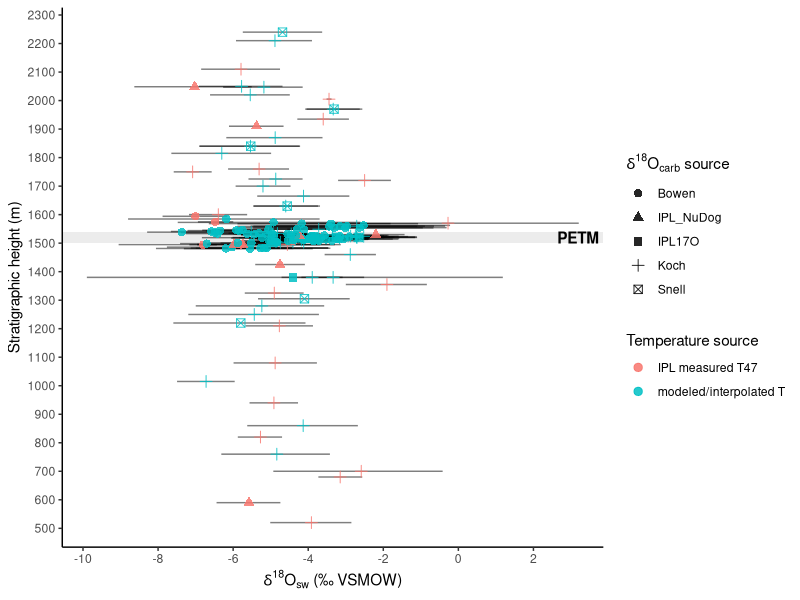
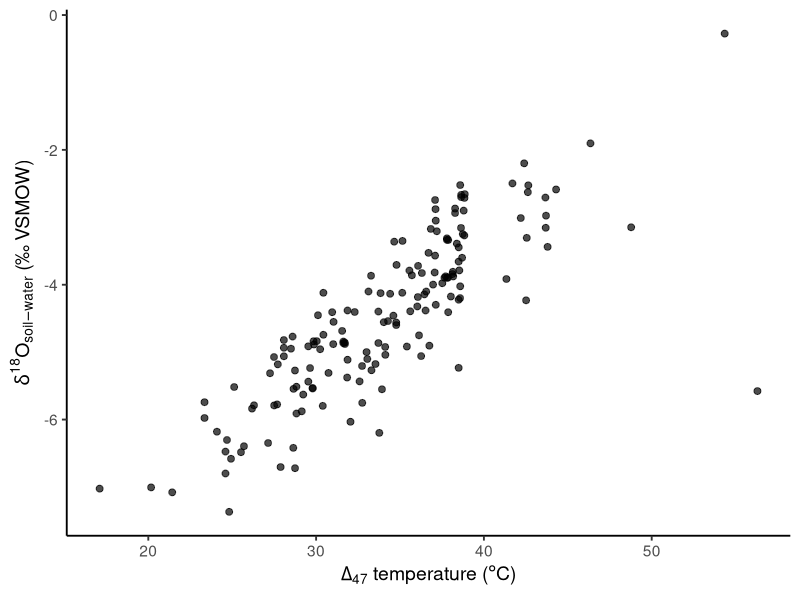
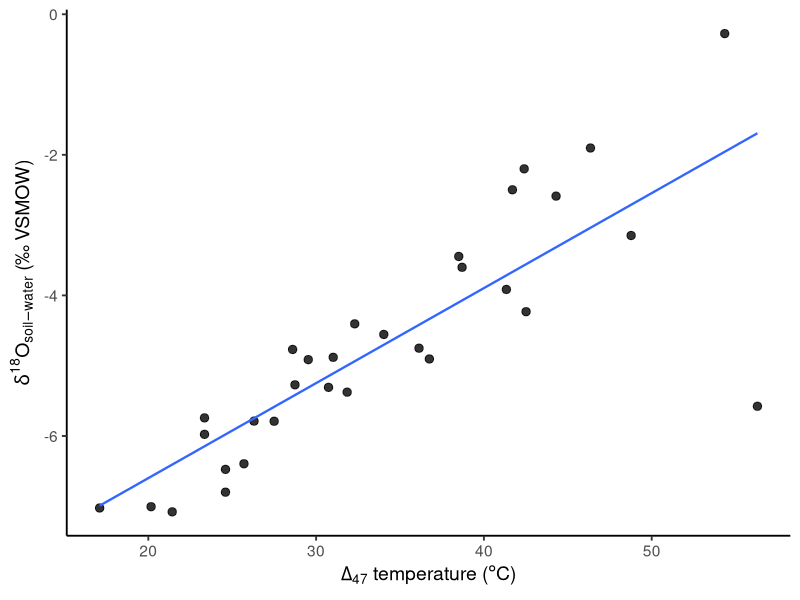

The R script that drew these images, in order:
# 04_soilwater_d18O_reconstructions.R
# Purpose: Reconstruct soil-water d18O from carbonate d18O and temperature.

# ---- Load packages ----
library(tidyverse)
library(here)

# ---- Settings ----
n_mc <- 10000
set.seed(123)

# ---- Load data
BHB <- read_csv(
  here("data", "processed", "BHB_multiproxy_with_temperature.csv")
)

# ---- Add placeholder columns if future U-M data are not present yet ----
if (!"IPL_NuDog_d18Ocarb_VSMOW" %in% names(BHB)) {
  BHB <- BHB %>%
    mutate(IPL_NuDog_d18Ocarb_VSMOW = NA_real_)
}

# ---- Choose carbonate d18O source ----
# Priority:
#   Snell samples: use Snell d18Ocarb
#   PB samples: use Bowen d18Ocarb
#   PK95-SC samples: use Koch; if missing, use IPL_NuDog; if missing, use IPL17O

BHB_water_inputs <- BHB %>%
  mutate(
    is_snell = !is.na(Snell_sample_id) & !is.na(Snell_mean_d18Ocarb_vsmow),
    
    d18Ocarb_vsmow = case_when(
      is_snell ~ Snell_mean_d18Ocarb_vsmow,
      str_detect(MLA_horizon_id, "^PB") ~ Bowen_mean_d18Ocarb_vsmow,
      str_detect(MLA_horizon_id, "^PK95-SC") & !is.na(Koch_mean_d18Ocarb_vsmow) ~ Koch_mean_d18Ocarb_vsmow,
      str_detect(MLA_horizon_id, "^PK95-SC") & !is.na(IPL_NuDog_d18Ocarb_VSMOW) ~ IPL_NuDog_d18Ocarb_VSMOW,
      str_detect(MLA_horizon_id, "^PK95-SC") & !is.na(IPL17O_mean_dp18Ocarb) ~ IPL17O_mean_dp18Ocarb,
      TRUE ~ NA_real_
    ),
    
    d18Ocarb_se_vsmow = case_when(
      is_snell ~ NA_real_,
      str_detect(MLA_horizon_id, "^PB") ~ Bowen_se_d18Ocarb_vsmow,
      str_detect(MLA_horizon_id, "^PK95-SC") & !is.na(Koch_mean_d18Ocarb_vsmow) ~ Koch_se_d18Ocarb_vsmow,
      str_detect(MLA_horizon_id, "^PK95-SC") & !is.na(IPL_NuDog_d18Ocarb_VSMOW) ~ NA_real_,
      str_detect(MLA_horizon_id, "^PK95-SC") & !is.na(IPL17O_mean_dp18Ocarb) ~ IPL17O_se_dp18Ocarb,
      TRUE ~ NA_real_
    ),
    
    d18Ocarb_source = case_when(
      is_snell ~ "Snell",
      str_detect(MLA_horizon_id, "^PB") & !is.na(Bowen_mean_d18Ocarb_vsmow) ~ "Bowen",
      str_detect(MLA_horizon_id, "^PK95-SC") & !is.na(Koch_mean_d18Ocarb_vsmow) ~ "Koch",
      str_detect(MLA_horizon_id, "^PK95-SC") & !is.na(IPL_NuDog_d18Ocarb_VSMOW) ~ "IPL_NuDog",
      str_detect(MLA_horizon_id, "^PK95-SC") & !is.na(IPL17O_mean_dp18Ocarb) ~ "IPL17O",
      TRUE ~ NA_character_
    ),
    
    d18Ocarb_missing_flag = case_when(
      str_detect(MLA_horizon_id, "^PB") & is.na(Bowen_mean_d18Ocarb_vsmow) ~ "PB missing Bowen d18Ocarb",
      str_detect(MLA_horizon_id, "^PK95-SC") &
        is.na(Koch_mean_d18Ocarb_vsmow) &
        is.na(IPL_NuDog_d18Ocarb_VSMOW) &
        is.na(IPL17O_mean_dp18Ocarb) ~ "PK95-SC missing Koch, IPL_NuDog, and IPL17O d18Ocarb",
      is.na(d18Ocarb_vsmow) ~ "No selected d18Ocarb",
      TRUE ~ NA_character_
    )
  )

# ---- Choose temperature source ----
# Prioritize IPL measured T47. Otherwise use modeled/interpolated temperature.

BHB_water_inputs <- BHB_water_inputs %>%
  mutate(
    T_recon_C = case_when(
      !is.na(IPLD47_mean_T47_C) ~ IPLD47_mean_T47_C,
      TRUE ~ T_model_C
    ),
    
    T_recon_se_C = case_when(
      !is.na(IPLD47_mean_T47_C) & !is.na(IPLD47_se_T47_C) ~ IPLD47_se_T47_C,
      !is.na(IPLD47_mean_T47_C) & is.na(IPLD47_se_T47_C) ~ T_model_se_C,
      TRUE ~ T_model_se_C
    ),
    
    T_recon_source = case_when(
      !is.na(IPLD47_mean_T47_C) ~ "IPL measured T47",
      !is.na(T_model_C) ~ "modeled/interpolated T",
      TRUE ~ NA_character_
    )
  )

# ---- Fill missing carbonate SE values ----
default_d18Ocarb_se <- 0.15

BHB_water_inputs <- BHB_water_inputs %>%
  mutate(
    d18Ocarb_se_used_vsmow = case_when(
      !is.na(d18Ocarb_se_vsmow) & d18Ocarb_se_vsmow > 0 ~ d18Ocarb_se_vsmow,
      !is.na(d18Ocarb_vsmow) ~ default_d18Ocarb_se,
      TRUE ~ NA_real_
    )
  )

# ---- Calcite-water fractionation: Kim & O'Neil style ----
calcite_water_alpha18 <- function(T_C) {
  T_K <- T_C + 273.15
  exp((18.03 * (1000 / T_K) - 32.42) / 1000)
}

# ---- Convert carbonate d18O and temperature to water d18O ----
reconstruct_d18Ow <- function(d18Ocarb_vsmow, T_C) {
  alpha18 <- calcite_water_alpha18(T_C)
  ((1000 + d18Ocarb_vsmow) / alpha18) - 1000
}

# ---- Monte Carlo reconstruction for one row ----
mc_d18Ow_one <- function(d18Ocarb_mean, d18Ocarb_se, T_mean, T_se, n = 10000) {
  d18Ocarb_sim <- rnorm(n, mean = d18Ocarb_mean, sd = d18Ocarb_se)
  T_sim <- rnorm(n, mean = T_mean, sd = T_se)
  
  d18Ow_sim <- reconstruct_d18Ow(
    d18Ocarb_vsmow = d18Ocarb_sim,
    T_C = T_sim
  )
  
  tibble(
    d18Ow_mean_vsmow = mean(d18Ow_sim, na.rm = TRUE),
    d18Ow_median_vsmow = median(d18Ow_sim, na.rm = TRUE),
    d18Ow_sd_vsmow = sd(d18Ow_sim, na.rm = TRUE),
    d18Ow_lower95_vsmow = quantile(d18Ow_sim, 0.025, na.rm = TRUE),
    d18Ow_upper95_vsmow = quantile(d18Ow_sim, 0.975, na.rm = TRUE)
  )
}

# ---- Run reconstruction ----
BHB_d18Ow_recon <- BHB_water_inputs %>%
  filter(
    !is.na(d18Ocarb_vsmow),
    !is.na(d18Ocarb_se_used_vsmow),
    !is.na(T_recon_C),
    !is.na(T_recon_se_C)
  ) %>%
  mutate(
    mc = pmap(
      list(
        d18Ocarb_vsmow,
        d18Ocarb_se_used_vsmow,
        T_recon_C,
        T_recon_se_C
      ),
      ~ mc_d18Ow_one(
        d18Ocarb_mean = ..1,
        d18Ocarb_se = ..2,
        T_mean = ..3,
        T_se = ..4,
        n = n_mc
      )
    )
  ) %>%
  unnest(mc)

# ---- QC outputs ----
missing_d18Ocarb <- BHB_water_inputs %>%
  filter(!is.na(d18Ocarb_missing_flag)) %>%
  select(
    MLA_horizon_id,
    strat_height_m,
    d18Ocarb_missing_flag
  )

BHB_water_inputs %>%
  count(d18Ocarb_source)

missing_d18Ocarb

# Quick look plots ------

ggplot(
  BHB_d18Ow_recon,
  aes(x = d18Ow_mean_vsmow, y = strat_height_m)
) +
  annotate(
    "rect",
    xmin = -Inf,
    xmax = Inf,
    ymin = 1500,
    ymax = 1540,
    fill = "grey70",
    alpha = 0.25
  ) +
  geom_errorbarh(
    aes(
      xmin = d18Ow_lower95_vsmow,
      xmax = d18Ow_upper95_vsmow
    ),
    height = 0,
    alpha = 0.5
  ) +
  geom_point(
    aes(shape = d18Ocarb_source, color = T_recon_source),
    size = 2.5,
    alpha = 0.85
  ) +
  annotate(
    "text",
    x = Inf,
    y = 1520,
    label = "PETM",
    hjust = 1.1,
    fontface = "bold"
  ) +
  scale_y_continuous(
    breaks = seq(500, 2300, by = 100)
  ) +
  scale_x_continuous(
    breaks = seq(-12, 2, by = 2)
  ) +
  labs(
    x = expression(delta^18 * O[sw] ~ "(‰ VSMOW)"),
    y = "Stratigraphic height (m)",
    shape = expression(delta^18 * O[carb] ~ "source"),
    color = "Temperature source"
  ) +
  theme_classic()

ggplot(
  BHB_d18Ow_recon,
  aes(
    x = T_recon_C,
    y = d18Ow_mean_vsmow
  )
) +
  geom_point(
    size = 2,
    alpha = 0.7
  ) +
  labs(
    x = expression(Delta[47] * " temperature (" * degree * "C)"),
    y = expression(delta^18 * O[soil-water] ~ "(‰ VSMOW)")
  ) +
  theme_classic(base_size = 14)

d18Ow_measuredT47 <- BHB_d18Ow_recon %>%
  filter(T_recon_source == "IPL measured T47")

ggplot(
  d18Ow_measuredT47,
  aes(
    x = T_recon_C,
    y = d18Ow_mean_vsmow
  )
) +
  geom_point(
    size = 2.5,
    alpha = 0.8
  ) +
  geom_smooth(
    method = "lm",
    se = FALSE,
    linewidth = 0.8
  ) +
  labs(
    x = expression(Delta[47] * " temperature (" * degree * "C)"),
    y = expression(delta^18 * O[soil-water] ~ "(‰ VSMOW)")
  ) +
  theme_classic(base_size = 14)


# ---- Save outputs ----
write_csv(
  BHB_water_inputs,
  here("data", "processed", "BHB_soilwater_inputs.csv")
)

write_csv(
  BHB_d18Ow_recon,
  here("data", "processed", "BHB_d18Ow_reconstruction.csv")
)

write_csv(
  missing_d18Ocarb,
  here("data", "processed", "BHB_missing_selected_d18Ocarb.csv")
)


# TEMPORARY EVAL----------
# ---- Check which horizons fail the d18Ow reconstruction filter ----

recon_filter_check <- BHB_water_inputs %>%
  mutate(
    has_d18Ocarb = !is.na(d18Ocarb_vsmow),
    has_d18Ocarb_se = !is.na(d18Ocarb_se_used_vsmow),
    has_T = !is.na(T_recon_C),
    has_T_se = !is.na(T_recon_se_C),
    
    passes_d18Ow_filter =
      has_d18Ocarb &
      has_d18Ocarb_se &
      has_T &
      has_T_se,
    
    missing_for_filter = pmap_chr(
      list(has_d18Ocarb, has_d18Ocarb_se, has_T, has_T_se),
      function(has_d18Ocarb, has_d18Ocarb_se, has_T, has_T_se) {
        missing <- c(
          if (!has_d18Ocarb) "d18Ocarb",
          if (!has_d18Ocarb_se) "d18Ocarb_se",
          if (!has_T) "T_recon_C",
          if (!has_T_se) "T_recon_se_C"
        )
        paste(missing, collapse = "; ")
      }
    )
  )

# Summary count
recon_filter_check %>%
  count(passes_d18Ow_filter, missing_for_filter)

# Horizon IDs that fail
horizons_failing_d18Ow_filter <- recon_filter_check %>%
  filter(!passes_d18Ow_filter) %>%
  select(
    MLA_horizon_id,
    strat_height_m,
    missing_for_filter,
    d18Ocarb_source,
    d18Ocarb_vsmow,
    d18Ocarb_se_used_vsmow,
    T_recon_source,
    T_recon_C,
    T_recon_se_C
  ) %>%
  arrange(strat_height_m)

horizons_failing_d18Ow_filter
